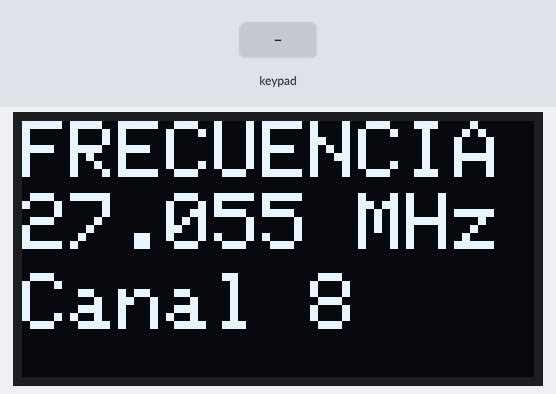
This sketch was run on a simulated Arduino Mega 2560, built with avr-gcc and run on an emulated ATmega2560. Shown: 128×64 one-colour display. The inputs (shaded band) are chosen by the test bench. What the sketch prints to the serial monitor is not drawn.

Above: at 1.4 s.
1.5 s: keypad keys 4 2 4 4 4 6 4 8 A pressed 0.4 s apart
At 2.3 s:
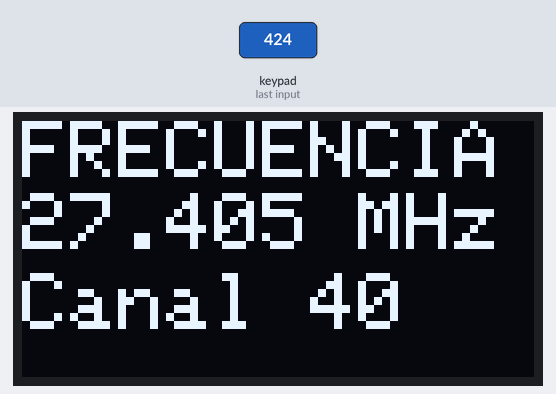
6.6 s: key 'D' pressed
At 7.1 s:
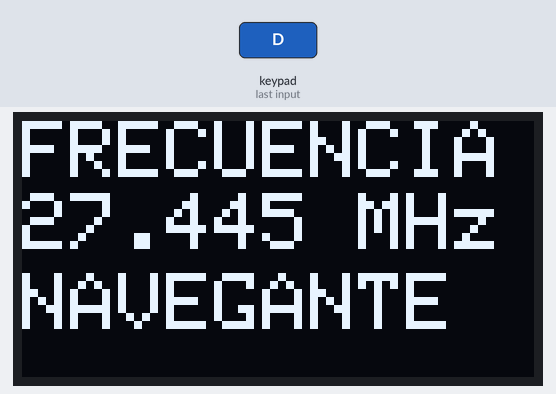
8.1 s: key '3' pressed
At 9.3 s:
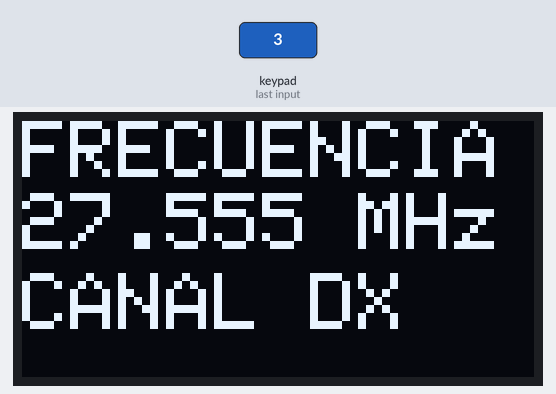
9.6 s: keypad keys 4 2 4 4 4 6 4 8 D pressed 0.4 s apart
At 13.1 s:
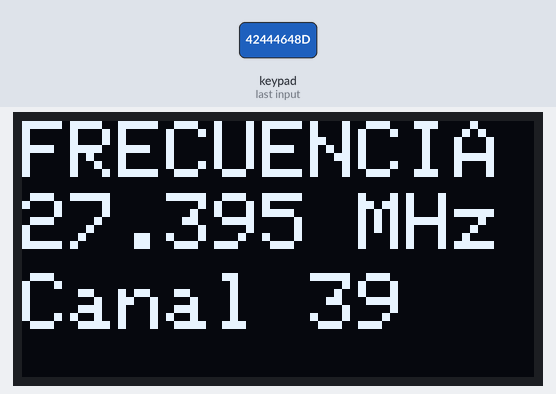
14.7 s: key 'A' pressed
At 15.7 s:
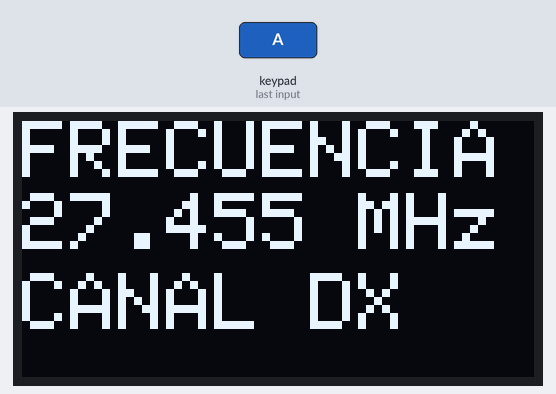
16.2 s: key 'B' pressed
At 16.6 s:
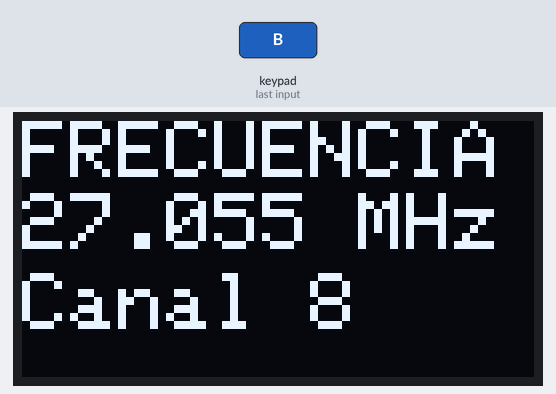
Timing chart, 0 to 18.7 s (numbered marks = the images above; inputs shaded):
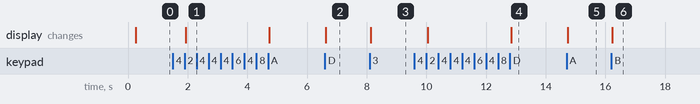

The sketch:

cobra138ATMEGA_V1.0.ino
```cpp
/*********************************************************************
Control del PLL 138XRL
Francisco Gonzalez Ti2LX, Francisco
franciscoti5lx@gmail.com
*********************************************************************/

#include <Wire.h>
#include <Adafruit_GFX.h>
#include <Adafruit_SSD1306.h>
#include <Keypad.h>

#define OLED_RESET 4
Adafruit_SSD1306 display(OLED_RESET);

#if (SSD1306_LCDHEIGHT != 64)
#error("Altura incorrecta, arregle el archivo Adafruit_SSD1306.h!");
#endif

//defino el techado que usare
//
const byte ROWS = 4; //cuatro filas
const byte COLS = 4; //cuatro columnas
char keys[ROWS][COLS] = {
  {'D','#','0','*'},
  {'C','8','8','7'},
  {'B','6','5','4'},
  {'A','3','2','1'}
};

//-----------------------------------
// Defino los pines usados para el teclado
//
byte rowPins[ROWS] = {42, 44, 46, 48}; //Filas
byte colPins[COLS] = {34, 36, 38, 40}; //Columnas
Keypad keypad = Keypad( makeKeymap(keys), rowPins, colPins, ROWS, COLS );
//-----------------------------------
float frecuencia = 27.055 ;//frecuencia de inicio del radio
int velc = 500; //velocidad lenta de cambio de frecuencia
String frec = String(frecuencia,3); //frec tiene la frecuencia con 3 decimales
String canal;
int frecCB;
//defino los grupos de bits que componen cada BCD de control del PLL
//se requieren 3 grupos para un total de 10 líneas
#define NUM_BIN(ARRAY)    (sizeof(ARRAY) / sizeof(ARRAY[0])) //BCD menos significativo
const uint8_t   pins[]  = { 4, 5, 6, 7 };
#define NUM_BIN2(ARRAY)    (sizeof(ARRAY) / sizeof(ARRAY[0]))//BCD del medio
const uint8_t   pins2[]  = { 8, 9, 10, 11 };
#define NUM_BIN2(ARRAY)    (sizeof(ARRAY) / sizeof(ARRAY[0]))//BCD menos significativo
const uint8_t   pins3[]  = { 12, 13 };

int Ntotal;

void setup()   {
Serial.begin(9600);
delay(200);

//para el display por default se genera el alto voltaje desde la línea de 3.3 v internamente
display.begin(SSD1306_SWITCHCAPVCC, 0x3C);  // inicializa la direccion I2C  0x3D (para el 128x64)
}

//escribe los datos del BCD menos significativo a lospines
void setBCD1(uint8_t value)
{
    for ( size_t i = 0; i < NUM_BIN(pins); value >>= 1, i++ )
    {
        digitalWrite(pins[i], ((value & 1) ? HIGH : LOW));
    }
}
//Escribe los datos del BCD del centro a los pines
void setBCD2(uint8_t value)
{
    for ( size_t i = 0; i < NUM_BIN(pins2); value >>= 1, i++ )
    {
        digitalWrite(pins2[i], ((value & 1) ? HIGH : LOW));
    }
}
//Escribe los datos del BCD más significatibo a los pines
void setBCD3(uint8_t value)
{
    for ( size_t i = 0; i < NUM_BIN(pins3); value >>= 1, i++ )
    {
        digitalWrite(pins3[i], ((value & 1) ? HIGH : LOW));
    }
}
//Recupera el contenido del BCD para cada grupo
void convBCD(int value)
{
if (value>99)
  {
    int MSBy = round(value/100); // primer digito MSB
    setBCD3(MSBy);// escribe el puerto con dato mas significativo
    int MedSBy = round(value - MSBy*100);
    int MedSBy2 = round(MedSBy/10);  // digito central
    setBCD2(MedSBy2); // escribe puerto con dato medio
    int LSBy = round(MedSBy-MedSBy2*10);   // ultimo digito LSB
    setBCD1(LSBy);  //escribe puerto con dato menos significativo
  }else{
    setBCD3(0);// escribe el puerto con dato mas significativo en 0
    int MedSBy2L = round(value/10);  // digito central
    setBCD2(MedSBy2L); // escribe puerto con dato medio
    int LSByL = round(value-MedSBy2L*10);   // ultimo digito LSB
    setBCD1(LSByL);  //escribe puerto con dato menos significativo
  }

}
//----------------------------------------------

void loop() {

char key = keypad.getKey();

  if (key != NO_KEY){
 // Serial.println(key);

switch (key){
    case 'C':
    frecuencia = (frecuencia + 0.010); //si esta oprimido el boton suba 10 KHz
    break;
    case 'D':
       frecuencia = (frecuencia - 0.010); //si esta oprimido el boton suba 10 KHz
      break;
    case 'B':
       frecuencia = 27.055; // va a canal 8
      break;
    case 'A':
       frecuencia = 27.455; // va a canal DX
      break;
    case '1':
       frecuencia = 26.965; // va a canal D1
      break;
          case '2':
       frecuencia = 27.405; // va a canal 40
      break;
                case '3':
       frecuencia = 27.555; // va a canal DX
      break;
  default:
      break;
  }

}


//-------------------------------------------------
  //Si llega a la frecuencia mínima (26.055) vaya a la máxima
  //Si llega a la frecuencia máxima (30.035) vaya a la mínima
  //Esto permite crear un círculo en el escaneo de frecuencias


  Ntotal = round((frecuencia-26.055)*100);
   if (Ntotal >= 399 )
  {
  frecuencia = 26.065;
  }

   if (Ntotal <= 0 )
  {
  frecuencia = 30.035;
  }
  //-----------------------------------------------------


Serial.println(frecuencia,3);
Serial.println(" ");
Serial.println(Ntotal);


  // escribe datos al PLL
  convBCD(Ntotal);
  //------------------------------------------------------


  frecCB=int(round(frecuencia*1000));// elimina los decimales convirtiendo frec en KHz
  frec = String(frecuencia,3); //escribe la frecuencia con 3 decimales

 //Si la frecuencia coincide con un canal de CB muestrelo en pantalla
  switch (frecCB) {
    case 26965:
    //display.println("Canal 1");
    canal = "Canal 1";
    break;
    case 26975:
   //   display.println("Canal 2");
     canal = "Canal 2";
      break;
    case 26985:
//      display.println("Canal 3");
  canal = "Canal 3";
      break;

    case 27005:
    canal = "Canal 4";
//      display.println("Canal 4");
      break;
    case 27015:
 canal = "Canal 5";
 //     display.println("Canal 5");
      break;
    case 27025:
    canal = "Canal 6";
//      display.println("Canal 6");
      break;
    case 27035:
  canal = "Canal 7";
//      display.println("Canal 7");
      break;
    case 27055:
    canal = "Canal 8";
//      display.println("Canal 8");
      break;
    case 27065:
  //    display.println("Canal 9");
    canal = "Canal 9";
      break;
    case 27075:
    canal = "Canal 10";
    //  display.println("Canal 10");
      break;
    case 27085:
    canal = "Canal 11";
    //  display.println("Canal 11");
      break;
    case 27105:
    canal = "Canal 12";
     // display.println("Canal 12");
      break;
    case 27115:
    canal = "Canal 13";
    //  display.println("Canal 13");
      break;
    case 27125:
    canal = "Canal 14";
    //  display.println("Canal 14");
      break;
    case 27135:
    canal = "Canal 15";
    //  display.println("Canal 15");
      break;
    case 27155:
    canal = "Canal 16";
    //  display.println("Canal 16");
      break;
    case 27165:
    canal = "Canal 17";
   //   display.println("Canal 17");
      break;
    case 27175:
    canal = "Canal 18";
     // display.println("Canal 18");
      break;
    case 27185:
    canal = "Canal 19";
     // display.println("Canal 19");
      break;
    case 27205:
    canal = "Canal 20";
     // display.println("Canal 20");
      break;
    case 27215:
    canal = "Canal 21";
     // display.println("Canal 21");
      break;
    case 27225:
    canal = "Canal 22";
     // display.println("Canal 22");
      break;
    case 27255:
    canal = "Canal 23";
      // display.println("Canal 23");
      break;
    case 27235:
    canal = "Canal 24";
    //  display.println("Canal 24");
      break;
    case 27245:
    canal = "Canal 25";
    //  display.println("Canal 25");
      break;
    case 27265:
    canal = "Canal 26";
    //  display.println("Canal 26");
      break;
    case 27275:
    canal = "Canal 27";
    //  display.println("Canal 27");
      break;
    case 27285:
    canal = "Canal 28";
    //  display.println("Canal 28");
      break;
    case 27295:
    canal = "Canal 29";
    //  display.println("Canal 29");
      break;
    case 27305:
    canal = "Canal 30";
    //  display.println("Canal 30");
      break;
    case 27315:
    canal = "Canal 31";
     // display.println("Canal 31");
      break;
    case 27325:
    canal = "Canal 32";
     // display.println("Canal 32");
      break;
    case 27335:
    canal = "Canal 33";
     // display.println("Canal 33");
      break;
    case 27345:
    canal = "Canal 34";
     // display.println("Canal 34");
      break;
    case 27355:
    canal = "Canal 35";
     // display.println("Canal 35");
      break;
    case 27365:
    canal = "Canal 36";
    //  display.println("Canal 36");
      break;
    case 27375:
    canal = "Canal 37";
    //  display.println("Canal 37");
      break;
    case 27385:
    canal = "Canal 38";
   //   display.println("Canal 38");
      break;
    case 27395:
    canal = "Canal 39";
     // display.println("Canal 39");
      break;
    case 27405:
     // display.println("Canal 40");
      canal = "Canal 40";
      break;
    case 27455:
    //  display.println("DX");
      canal = "CANAL DX";
      break;
    case 27555:
    //  display.println("DX");
      canal = "CANAL DX";
      break;
  default:
//      display.println(String(Ntotal));
  canal = "NAVEGANTE"; //Pon aqui el nombre de tu estacion en vez de NAVEGANTE
      break;
  }

  //Inicializa los settings para escribir el display
  display.clearDisplay(); //borramos el display
  display.setTextSize(2);
  display.setTextColor(WHITE);
  display.setCursor(0,0); //iniciamos la escritura en primer renglón
  display.println("FRECUENCIA"); //título
  display.setCursor(0,18); // va al segundo renglon
  display.setTextSize(2);
  display.println(frec+" MHz");
  display.setCursor(0,38); // va al tercer renglón
  display.println(canal);
  display.display(); // actualice el display
  //-----------------------------------------------------


}
```

Measured:
- after the input at 1.5 s, the display: changes after 0.44 s (image 1)
- after the input at 6.6 s, the display: changes at once (image 2)
- after the input at 8.1 s, the display: changes at once (image 3)
- after the input at 9.6 s, the display: first changes after 0.44 s (image 4 shows a later state)
- after the input at 14.7 s, the display: changes at once (image 5)
- after the input at 16.2 s, the display: changes at once (image 6)
